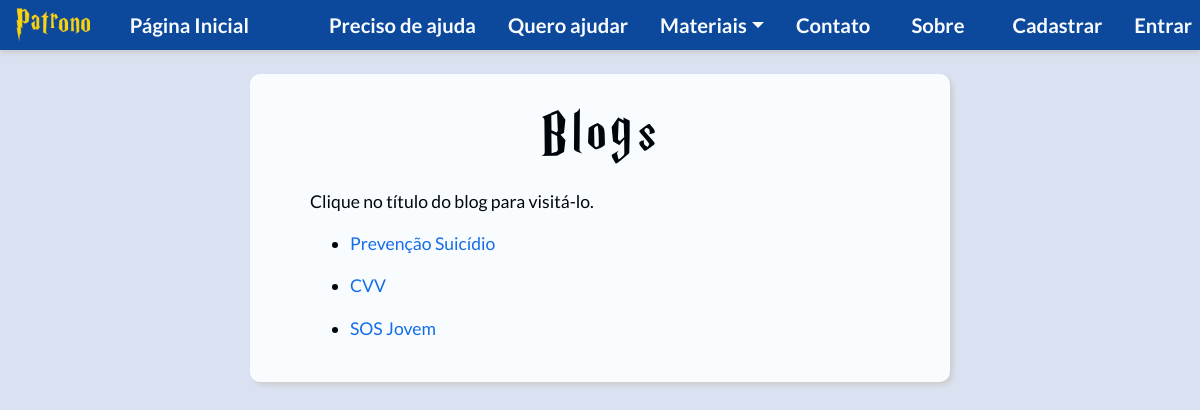
The app's page /php/blog.php with its own data.
### tables this page shows
CREATE TABLE `material` (
  `id` int(11) NOT NULL,
  `titulo` varchar(255) DEFAULT NULL,
  `id_categoria` int(11) DEFAULT NULL,
  `descricao` text,
  `titulo_link` varchar(255) DEFAULT NULL,
  `link` varchar(255) DEFAULT NULL,
  `descricao_imagem` text,
  `data_cadastro` datetime DEFAULT NULL
);

### php/blog.php (the view, shortened to what this page needs)
<!DOCTYPE html>
<html lang="pt-br">
<head>
  <link rel="stylesheet" href="/patrono/css/bootstrap.min.css">
  <link rel="stylesheet" href="/patrono/css/header.css">
  <link rel="stylesheet" href="/patrono/css/style.css">
</head>
<body>
  <?php
    require('../db.php');
    require_once('header.php');
    $consult = $pdo->query("SELECT * FROM material m JOIN material_categoria c ON m.id_categoria = c.id WHERE c.nome = 'Blog' ORDER BY m.id;");
  ?>
  <div class="container container-light col-12 col-sm-10 col-lg-7">
    <h1 class="titulo-hp text-center">Blogs</h1>
    <p>Clique no título do blog para visitá-lo.</p>
    <ul>
      <?php while ($result = $consult->fetch(PDO::FETCH_ASSOC)) { ?>
        <li class="mb-3"><a href="<?php echo $result['link']?>" target="_blank"><?php echo $result['titulo_link']?></a></li>
      <?php } $pdo = null; ?>
    </ul>
  </div>
</body>
</html>

### css/style.css (style rules this page uses)
body { background-color: #dae2f2; font-family: 'Lato', sans-serif!important; font-size: 1.1rem; }
.container { border-radius: 10px; margin: 2% auto; padding: 2% 5%; }
.container-light { background-color: #f9fcff; box-shadow: 3px 3px 5px #ccc; color: #01050c; }
a { color: #136ce8; }
.titulo-hp { font-family: 'harry p'; font-size: 4rem; letter-spacing: 5px; padding-bottom: 1%; text-align: center; }

### records on screen
material: titulo_link "Prevenção Suicídio"
material: titulo_link "CVV"
material: titulo_link "SOS Jovem"
